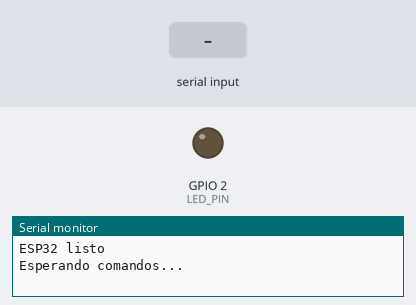
Recording of a sketch running on a simulated ESP32. Shown: output pins drawn as LEDs (lit = HIGH), the last lines printed to the serial monitor. The test bench sets the inputs (shaded band).

Above: at 1.2 s.
1.3 s: "ENCENDER\n" received over Serial
At 2.5 s:
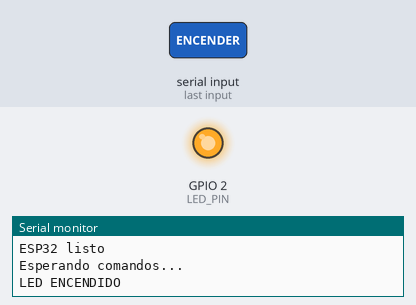
2.8 s: "APAGAR\n" received over Serial
At 3.7 s:
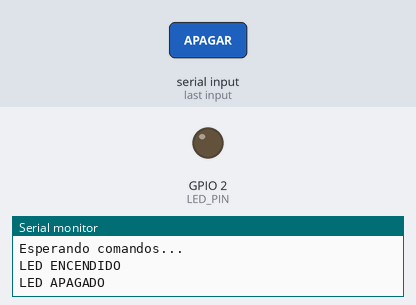
Timing chart, 0 to 5.8 s (numbered marks = the images above; inputs shaded):
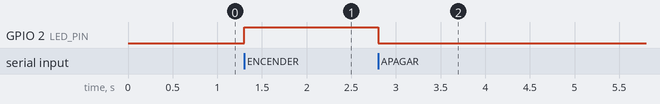

Measured:
- after the input at 1.3 s, GPIO 2 (LED_PIN): LOW → HIGH at once
- after the input at 2.8 s, GPIO 2 (LED_PIN): HIGH → LOW at once

The sketch:

esp32_led.ino
```cpp
// ==========================================
// Tercera Actividad - Chatbot Domótico
// Control de un LED mediante comandos de voz
// ESP32
// ==========================================

const int LED_PIN = 2;

void setup() {
  pinMode(LED_PIN, OUTPUT);

  digitalWrite(LED_PIN, LOW);

  Serial.begin(115200);

  Serial.println("ESP32 listo");
  Serial.println("Esperando comandos...");
}

void loop() {

  if (Serial.available() > 0) {

    String comando = Serial.readStringUntil('\n');
    comando.trim();

    if (comando == "ENCENDER") {

      digitalWrite(LED_PIN, HIGH);
      Serial.println("LED ENCENDIDO");

    }

    else if (comando == "APAGAR") {

      digitalWrite(LED_PIN, LOW);
      Serial.println("LED APAGADO");

    }
  }
}
```
